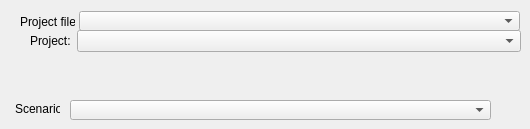
              <widget class="QWidget" name="page_11">
               <widget class="QLabel" name="label_35">
                <property name="geometry">
                 <rect>
                  <x>20</x>
                  <y>14</y>
                  <width>55</width>
                  <height>16</height>
                 </rect>
                </property>
                <property name="sizePolicy">
                 <sizepolicy hsizetype="Preferred" vsizetype="Fixed">
                  <horstretch>0</horstretch>
                  <verstretch>0</verstretch>
                 </sizepolicy>
                </property>
                <property name="text">
                 <string>Project file:</string>
                </property>
               </widget>
               <widget class="QComboBox" name="comboBox">
                <property name="geometry">
                 <rect>
                  <x>79</x>
                  <y>11</y>
                  <width>441</width>
                  <height>20</height>
                 </rect>
                </property>
                <property name="sizePolicy">
                 <sizepolicy hsizetype="Preferred" vsizetype="Preferred">
                  <horstretch>0</horstretch>
                  <verstretch>0</verstretch>
                 </sizepolicy>
                </property>
               </widget>
               <widget class="QLabel" name="label_37">
                <property name="geometry">
                 <rect>
                  <x>15</x>
                  <y>101</y>
                  <width>45</width>
                  <height>16</height>
                 </rect>
                </property>
                <property name="text">
                 <string>Scenario:</string>
                </property>
               </widget>
               <widget class="QComboBox" name="comboBox_3">
                <property name="geometry">
                 <rect>
                  <x>70</x>
                  <y>100</y>
                  <width>421</width>
                  <height>20</height>
                 </rect>
                </property>
               </widget>
               <widget class="QWidget" name="layoutWidget">
                <property name="geometry">
                 <rect>
                  <x>30</x>
                  <y>30</y>
                  <width>491</width>
                  <height>22</height>
                 </rect>
                </property>
                <layout class="QHBoxLayout" name="horizontalLayout_23">
                 <item>
                  <widget class="QLabel" name="label_54">
                   <property name="sizePolicy">
                    <sizepolicy hsizetype="Fixed" vsizetype="Preferred">
                     <horstretch>0</horstretch>
                     <verstretch>0</verstretch>
                    </sizepolicy>
                   </property>
                   <property name="text">
                    <string>Project:</string>
                   </property>
                  </widget>
                 </item>
                 <item>
                  <widget class="QComboBox" name="comboBox_9"/>
                 </item>
                </layout>
               </widget>
              </widget>
